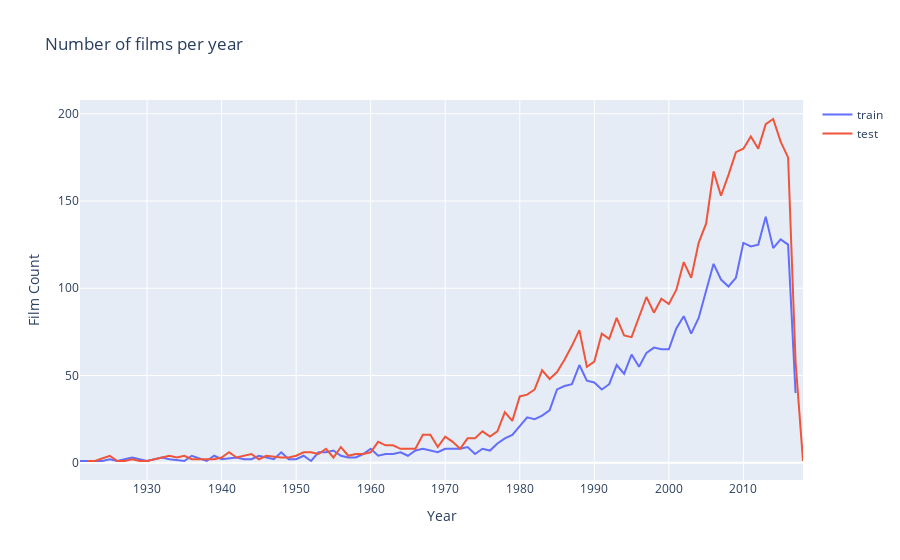

The notebook cell this image was saved under:
### Code cell
import plotly.offline as py
py.init_notebook_mode(connected=True)
import plotly.graph_objs as go

data = [go.Scatter(x=d1.index, y=d1.values, name='train'),
       go.Scatter(x=d2.index, y=d2.values, name='test')]

layout = go.Layout(dict(title = 'Number of films per year',
                  xaxis = dict(title = 'Year'),
                  yaxis = dict(title = 'Film Count'),
                       ), legend = dict(orientation = 'v'))

py.iplot(dict(data=data, layout=layout))

### Figure 1 — Plotly figure (JSON) as saved in the notebook; plotly's stock layout.template omitted (floating-point values rounded to 4 significant figures)
{"data": [{"name": "train", "type": "scatter", "x": [1921, 1924, 1925, 1926, 1927, 1928, 1930, 1931, 1932, 1933, 1935, 1936, 1938, 1939, 1940, 1942, 1943, 1944, 1945, 1947, 1948, 1949, 1950, 1951, 1952, 1953, 1954, 1955, 1956, 1957, 1958, 1959, 1960, 1961, 1962, 1963, 1964, 1965, 1966, 1967, 1968, 1969, 1970, 1971, 1972, 1973, 1974, 1975, 1976, 1977, 1978, 1979, 1980, 1981, 1982, 1983, 1984, 1985, 1986, 1987, 1988, 1989, 1990, 1991, 1992, 1993, 1994, 1995, 1996, 1997, 1998, 1999, 2000, 2001, 2002, 2003, 2004, 2005, 2006, 2007, 2008, 2009, 2010, 2011, 2012, 2013, 2014, 2015, 2016, 2017], "y": [1, 1, 2, 1, 2, 3, 1, 2, 3, 2, 1, 4, 1, 4, 2, 3, 2, 2, 4, 2, 6, 2, 2, 4, 1, 6, 6, 7, 4, 3, 3, 5, 8, 4, 5, 5, 6, 4, 7, 8, 7, 6, 8, 8, 8, 9, 5, 8, 7, 11, 14, 16, 21, 26, 25, 27, 30, 42, 44, 45, 56, 47, 46, 42, 45, 56, 51, 62, 55, 63, 66, 65, 65, 77, 84, 74, 83, 99, 114, 105, 101, 106, 126, 124, 125, 141, 123, 128, 125, 40]}, {"name": "test", "type": "scatter", "x": [1922, 1923, 1925, 1926, 1927, 1928, 1929, 1930, 1931, 1933, 1934, 1935, 1936, 1937, 1938, 1939, 1940, 1941, 1942, 1944, 1945, 1946, 1948, 1949, 1950, 1951, 1952, 1953, 1954, 1955, 1956, 1957, 1958, 1959, 1960, 1961, 1962, 1963, 1964, 1965, 1966, 1967, 1968, 1969, 1970, 1971, 1972, 1973, 1974, 1975, 1976, 1977, 1978, 1979, 1980, 1981, 1982, 1983, 1984, 1985, 1986, 1987, 1988, 1989, 1990, 1991, 1992, 1993, 1994, 1995, 1996, 1997, 1998, 1999, 2000, 2001, 2002, 2003, 2004, 2005, 2006, 2007, 2008, 2009, 2010, 2011, 2012, 2013, 2014, 2015, 2016, 2017, 2018], "y": [1, 1, 4, 1, 1, 2, 1, 1, 2, 4, 3, 4, 2, 2, 2, 2, 3, 6, 3, 5, 2, 4, 3, 3, 4, 6, 6, 5, 8, 3, 9, 4, 5, 5, 6, 12, 10, 10, 8, 8, 8, 16, 16, 9, 15, 12, 8, 14, 14, 18, 15, 18, 29, 24, 38, 39, 42, 53, 48, 52, 59, 67, 76, 55, 58, 74, 71, 83, 73, 72, 83, 95, 86, 94, 91, 99, 115, 106, 126, 137, 167, 153, 165, 178, 180, 187, 180, 194, 197, 184, 175, 58, 1]}], "layout": {"legend": {"orientation": "v"}, "title": {"text": "Number of films per year"}, "xaxis": {"title": {"text": "Year"}}, "yaxis": {"title": {"text": "Film Count"}}}}
